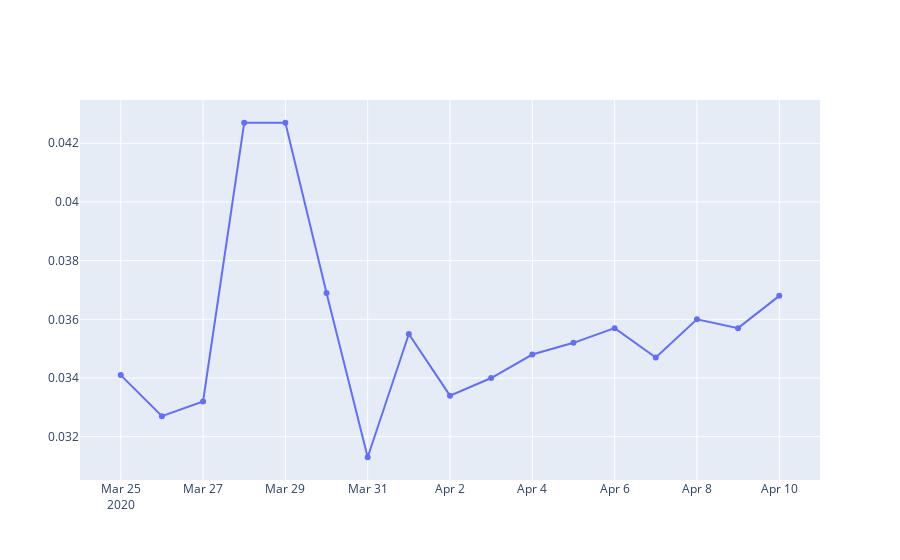

Notebook source saved alongside this figure:
### Markdown cell above
# Positive Emotion

### Code cell
excel_file = '/home/manikya_varshney/Documents/Python/Yale/All Graphs/Graphs/GraphValues.xlsx'
df = pd.read_excel(excel_file)

data = [go.Scatter( x=df['Date'], y=df['Positive Emotion'])]

fig = go.Figure(data)
fig.show()

plotly.offline.plot(fig, filename="/home/manikya_varshney/Documents/Python/Yale/All Graphs/Graphs/Positive Emotion(Proportion).html")

### Figure 1 — Plotly figure (JSON) as saved in the notebook; plotly's stock layout.template omitted (floating-point values rounded to 4 significant figures)
{"data": [{"type": "scatter", "x": ["2020-03-25T00:00:00", "2020-03-26T00:00:00", "2020-03-27T00:00:00", "2020-03-28T00:00:00", "2020-03-29T00:00:00", "2020-03-30T00:00:00", "2020-03-31T00:00:00", "2020-04-01T00:00:00", "2020-04-02T00:00:00", "2020-04-03T00:00:00", "2020-04-04T00:00:00", "2020-04-05T00:00:00", "2020-04-06T00:00:00", "2020-04-07T00:00:00", "2020-04-08T00:00:00", "2020-04-09T00:00:00", "2020-04-10T00:00:00"], "y": [0.0341, 0.0327, 0.0332, 0.0427, 0.0427, 0.0369, 0.0313, 0.0355, 0.0334, 0.034, 0.0348, 0.0352, 0.0357, 0.0347, 0.036, 0.0357, 0.0368]}], "layout": {}}
